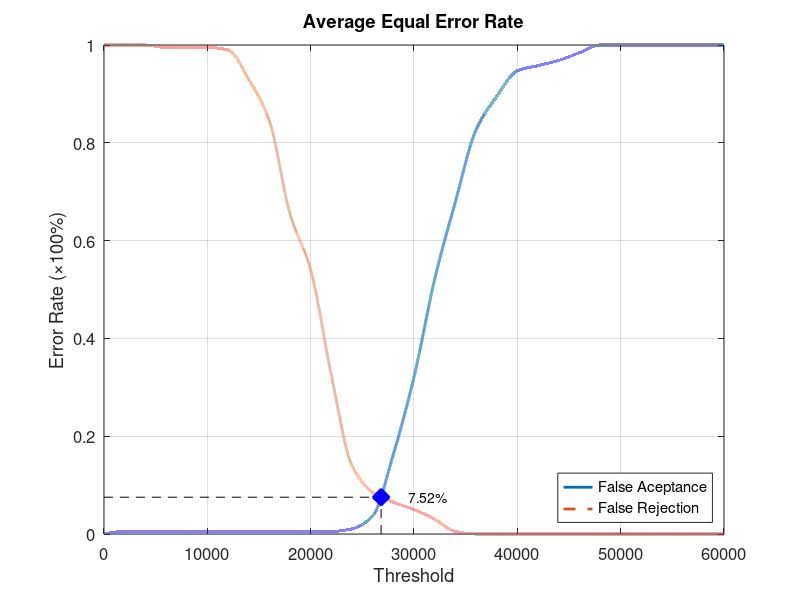
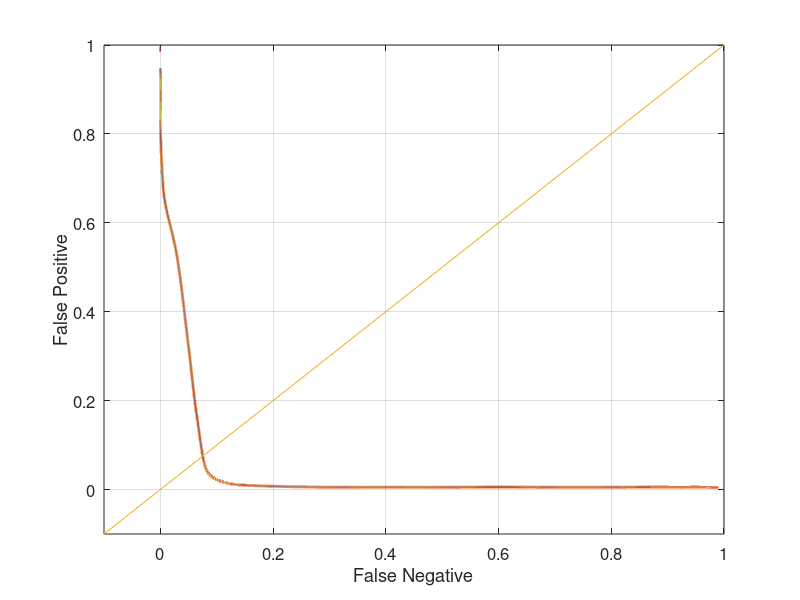

Write MATLAB code to recreate these figures, in order.
function yEER = Database2_4
close all;
clear;
clc;
x = 0:2000:60000;
xq = 0:0.5:60000;

y0 = [0 0.00526316 0.00526316 0.00526316 0.00526316 0.00526316 0.00526316 0.00526316 0.00526316 0.00526316 0.00526316 0.00526316 0.0105263 0.0368421 0.163158 0.321053 0.521053 0.678947 0.826316 0.894737 0.947368 0.957895 0.968421 0.984211 1 1 1 1 1 1 1];
yy0 = interp1(x, y0, xq, 'pchip');
y1 = [1 1 1 0.995 0.995 0.995 0.99 0.93 0.845 0.655 0.54 0.325 0.14 0.085 0.065 0.05 0.03 0.005 0 0 0 0 0 0 0 0 0 0 0 0 0];
yy1 = interp1(x, y1, xq, 'pchip');

% Calculating EER: 
y2 = abs(y0 - y1);
find(y2 == min(y2))
yy2 = abs(yy0 - yy1);
xEER = find(yy2 == min(yy2));
xEERIndex = xq(xEER) % X-axis EER
yEER = yy0(xEER) % Y-axis EER

main = figure
plot(xq, yy0,'-','LineWidth', 2);	hold on
plot(xq, yy1,'--','LineWidth', 2);	hold on
plot([xEERIndex xEERIndex], [0 yEER], 'k--');	hold on
plot([0 xEERIndex], [yEER yEER], 'k--');	hold on
plot(xEERIndex, yEER, 'bx', 'LineWidth', 10);	hold on
text(xEERIndex + 10 * xEERIndex / 100, yEER, [num2str(round((10000 * yEER)) / 100) '%'])
legend('False Aceptance', 'False Rejection', 'Location', 'SouthEast')
xlabel('Threshold')
ylabel('Error Rate (\times100%)')
title('Average Equal Error Rate')
set(gca, 'FontSize', 12)
axis([0 60000 0 1])
grid on

print(main, 'Database2_4Main', '-dpng');
FNRxFPR = figure('Color', [1 1 1]);
plot(yy1, yy0, '-', yy1, yy0, 'LineWidth', 2);
hold on
y = -0.1:0.1:1
plot(y, y); 
set(gca, 'FontSize', 12)
xlabel('False Negative')
ylabel('False Positive')
axis([-0.1 1 -0.1 1])
set(gca, 'FontSize', 12)
grid on

print(FNRxFPR, 'Database2_4FNRxFPR','-dpng');
end
